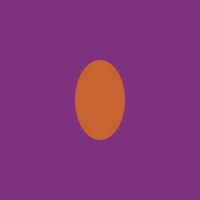
Frame 1 (no input)
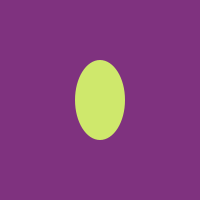
Frame 60 (the mouse pressed at the canvas centre just before this capture)
Frame 120 (the mouse held since frame 60 and released just before this capture): identical to frame 1, image omitted

The Processing sketch that drew these frames (run headless with seeded random() and noise(); from frame 60 on, the mouse is pressed at the canvas centre):

// Processing sketch: ifDemo
// ── ifDemo.pde
//boolean switcher;
color switcher;  // color variable --> holds 2 values

void setup() {
  size(200, 200);
  background(127, 50, 127);
  frameRate(12);
}


void draw() {
   background(127, 50, 127);
  // get a random value
  float rand = random(0, 1);

  // depending on what that value is, flip a switch
  if (rand < .3) {
    switcher = color(207, 232, 108);   //false;  // one = sets the value
  }
  /*
  if(rand < .5){
    fill(0);
    rect(20, 30, 20, 20);
  }
  */
  ///*
  else if  (rand < .5) {
    switcher = color(255, 12, 200);  //true;
  } 
  else if ( rand < .8) {
    switcher = color( 200, 100, 50);
  }
  else {
    switcher = color(0, 0, 0);
  }
  //*/
 
  /*
  // if the switch is true
   if (switcher == true) {  // =='s compares the value
   // use this color
   fill(207, 232, 108);
   }
   
   // if the switcher is false
   else if (switcher == false) {
   // then be this color
   fill(200, 127, 80);
   }
   */



  fill(switcher);
  noStroke();
  ellipse(100, 100, 50, 80);
}
